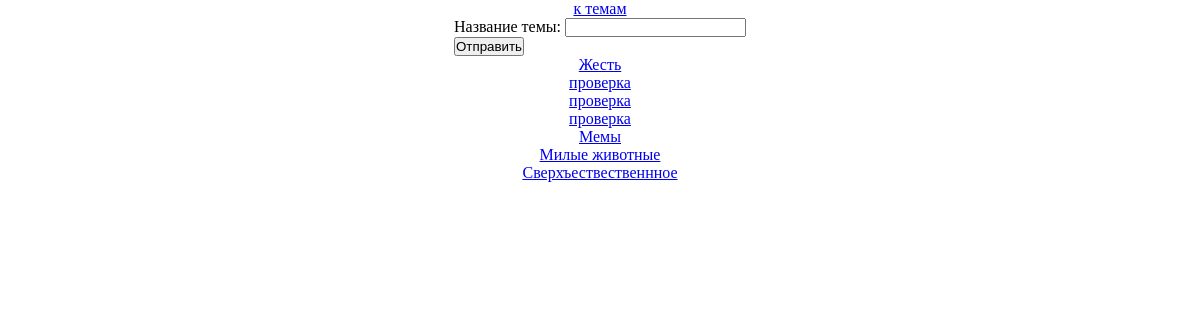
/forum-app/tema/, run on an earlier commit of the app's database.
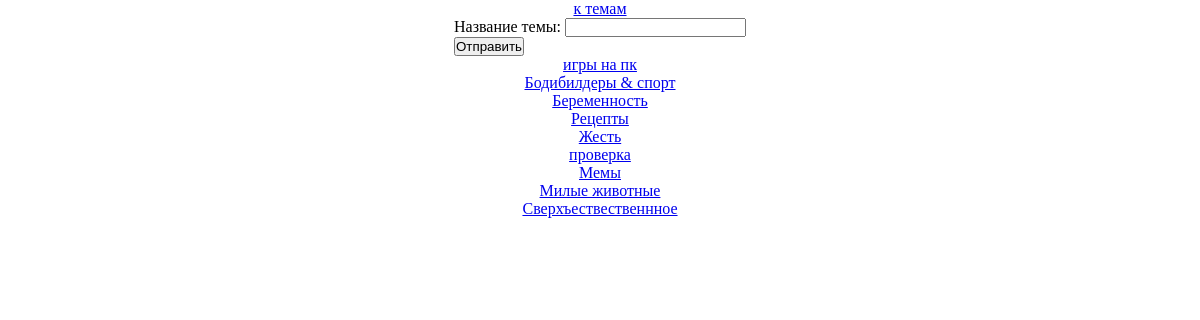
And on a later commit of the database.
### forum_app/models.py (models this page shows, shortened)
class Tema(models.Model):
    title = models.CharField(max_length=32, verbose_name='Название темы')
    created_date=models.DateTimeField(auto_now_add=True, verbose_name='Дата создания темы')
    class Meta:
        ordering = ['-id']
        verbose_name = ('Темы')
        verbose_name_plural = ('Темы')

### forum_app/views.py (the view)
# urls.py: path('tema/', tema_list_view , name='tema_list'),
def tema_list_view(request):
    tema = Tema.objects.all()
    if request.method == 'POST':
        form = TemaForm(request.POST)
        if form.is_valid():
            form.save()
            return redirect('forum_app:tema_list')
    else:
        form = TemaForm()
    context = {'tema_list': tema, 'tema_form': form}
    return render (request, 'forum_app/tema_list.html', context)

### forum_app/forms.py
class TemaForm(forms.ModelForm):
    class Meta:
        model = Tema
        fields = ['title']
    title = forms.CharField(max_length=32, label='Название темы:')

### forum_app/templates/forum_app/tema_list.html (shortened to what this page needs)
{%extends 'root.html'%}
{%block content%}
<form method="post" enctype="multipart/form-data">
    {{tema_form.as_p}}
    <button type="submit">Отправить</button>
</form>
    {% for tema in tema_list%}
        <a href="/forum-app/tema_detail/{{tema.pk}}/">{{tema.title}}</a>
    {%endfor%}
{%endblock%}

What changed in the data, as far as the page shows it:
removed Tema: title "проверка"
removed Tema: title "проверка"
added Tema: title "игры на пк"
added Tema: title "Бодибилдеры & спорт"
added Tema: title "Беременность"
added Tema: title "Рецепты"
